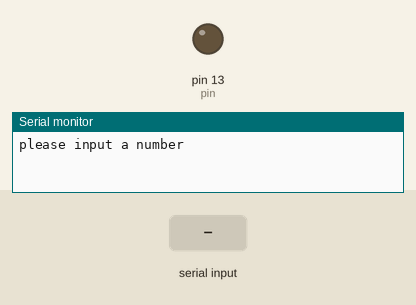
A sketch run on a simulated Arduino Uno, built with avr-gcc and run on an emulated ATmega328P. Shown: output pins drawn as LEDs (lit = HIGH), the last lines printed to the serial monitor. Dashed ring = blinking. The test bench sets the inputs (shaded band).

Above: at 1.2 s.
1.3 s: "90,45\n" received over Serial
At 1.7 s:
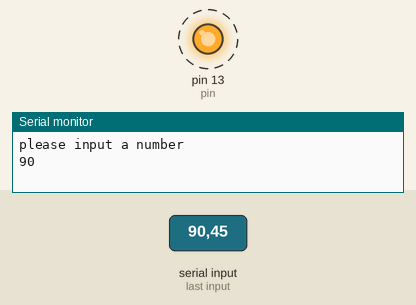
Timing chart, 0 to 10.3 s (numbered marks = the images above; inputs shaded):
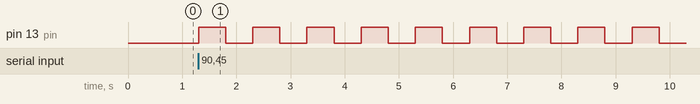

Measured:
- after the input at 1.3 s, pin 13 (pin): alternates HIGH for 0.50 s and LOW for 0.50 s, starting at once

The sketch:

readDigitalInput.ino
```cpp
int input;
String msg = "please input a number";
int pin = 13;

void setup() {
  // put your setup code here, to run once:
  Serial.begin(9600);
  pinMode(pin,OUTPUT);

}

void loop() {
  // put your main code here, to run repeatedly:
  Serial.println(msg);
  while(Serial.available() == 0){}
  input=Serial.parseInt();
  while(input > 0){
    Serial.println(input);
    input = input-1;
    digitalWrite(pin,HIGH);
    delay(500);
    digitalWrite(pin,LOW);
    delay(500);
  }
}
```
